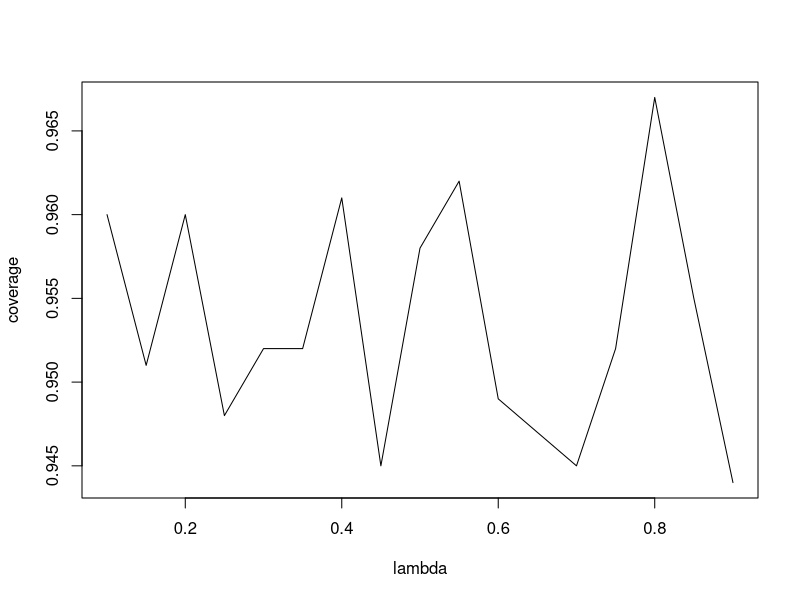
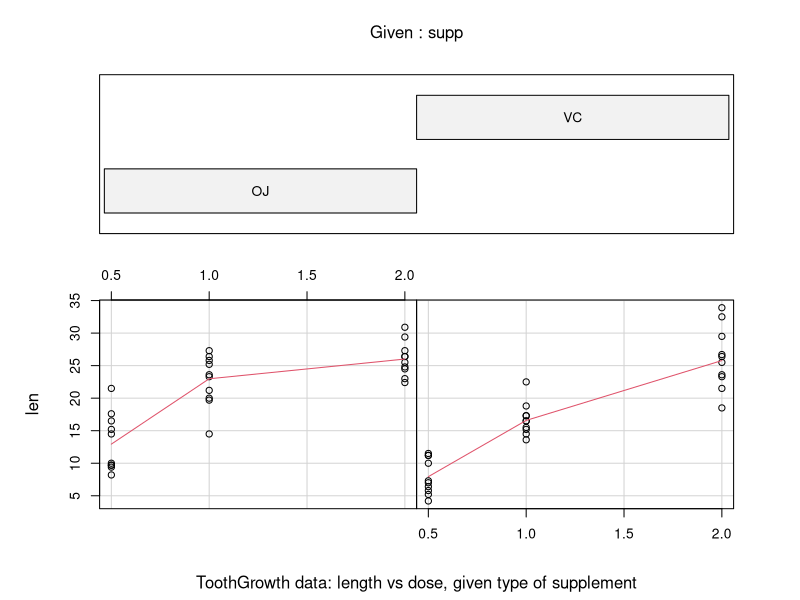

Write R code to recreate these figures, in order.
## ---- chunk 1
# simulate exponential distribution exp(lambda) n_sim times
# computing averages over n simulations each
phats_exp <- function(n_sim,lambda,n) {
  
  # as prep for using sapply, build up vector of number of executions
  ns<-c(n)
  for (i in 2:n_sim) ns<-c(n,ns)

  # perform n_sim applications of rexp(n,lambda) and gather outcome of each
  outcomes <- sapply(ns, function(x) rexp(x, lambda))
  
  # computer average of each set of n
  avg <- numeric(n_sim)
  for (i in 1:n_sim) {
    #print(outcomes[,i])
    avg[i] <- mean(outcomes[,i])
  }
  avg
}
## ---- chunk 2
z <- phats_exp(1000,0.2,40)
m_exp <- mean(z)
m_exp
## ---- chunk 3
s_exp <- 1/999 * sum((z-m_exp)^2)
s_exp
## ---- chunk 4
phats<-phats_exp(1000,0.2,40)
shapiro.test(phats)
## ---- chunk 5
phats<-phats_exp(100,0.2,40)
shapiro.test(phats)
## ---- chunk 6
lambdas <- seq(0.1,0.9,by=0.05)
n <- 40
nosim <- 1000
coverage <- sapply(lambdas, function(p) {
    phats <- phats_exp(nosim,p,n)
    ll <- phats - qnorm(0.975)/(p*sqrt(n))
    ul <- phats + qnorm(0.975)/(p*sqrt(n))
    mean(ll<1/p & ul>1/p)
})
  
plot(lambdas,coverage, type="l", xlab="lambda")
## ---- chunk 7
attach(ToothGrowth)
summary(ToothGrowth)
coplot(len ~ dose | supp, data = ToothGrowth, panel = panel.smooth,
       xlab = "ToothGrowth data: length vs dose, given type of supplement")
tapply(len,dose,mean)
tapply(len,supp,mean)
## ---- chunk 8
x<-len[31:60]
y<-len[1:30]
t.test(x,y,alternative="greater",conf.level=0.95,var.equal=TRUE)
## ---- chunk 9
fit<-lm(len~dose+factor(supp))
summary(fit)
